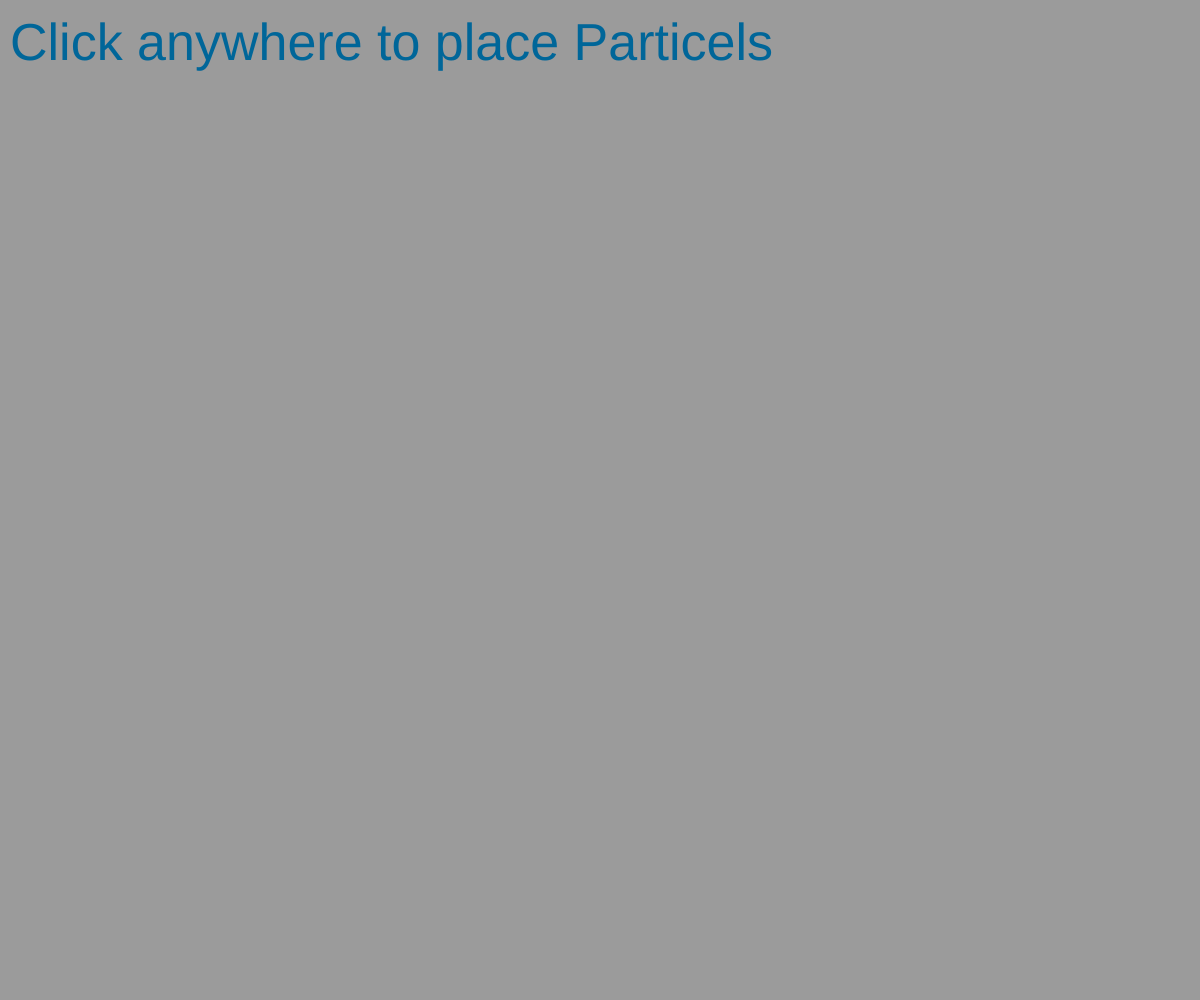
Frame 1 (no input)
Frame 60 (no input): identical to frame 1, image omitted
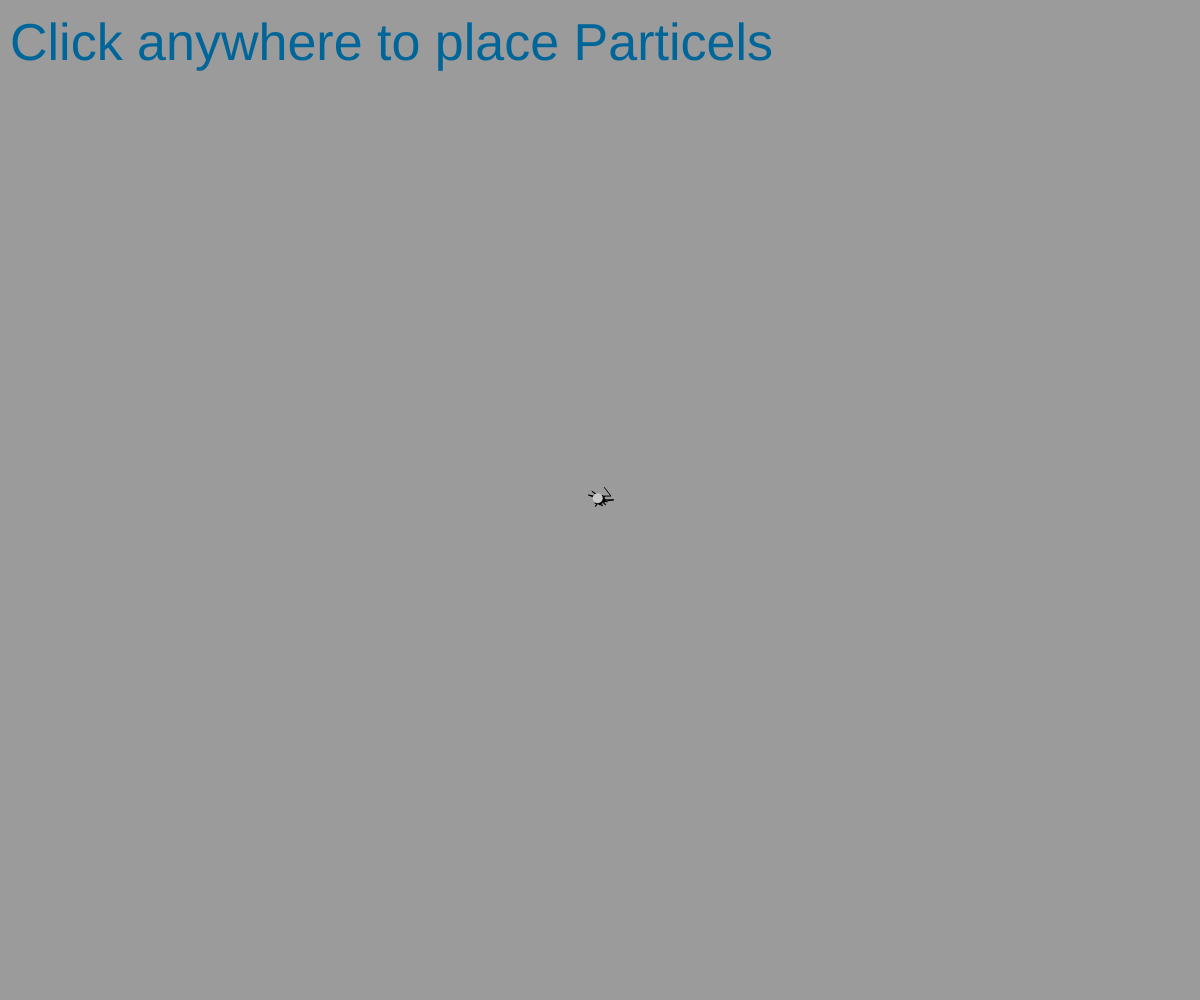
Frame 120 (the mouse pressed at the canvas centre since frame 60)

The p5.js sketch that drew these frames (run headless with seeded random() and noise() and a simulated clock; from frame 60 on, the mouse is pressed at the canvas centre):

// p5.js sketch
// ── sketch.js
let entities = [];

function setup() {
    createCanvas(windowWidth, windowHeight);
    background(0);
}
function windowResized() {
    resizeCanvas(windowWidth, windowHeight);
}

function draw() {
    background(155);
    textSize(52);
    fill(0, 102, 153);
    text("Click anywhere to place Particels", 10, 60);

    for (let i = 0; i < entities.length; i++) {
        entities[i].GetNextStep();
        entities[i].show();
    }
}

function mousePressed() {
    entities.push(
        new Entity(mouseX + random(-20, 20), mouseY + random(-20, 20))
    );
}

class Entity {
    constructor(x, y) {
        this.x = x;
        this.y = y;
        this.history = [];
        let rd = round(random(0, 2));
        //console.log(rd);
        if (rd == 1) {
            this.type = "entity";
        } else {
            this.type = "random_entity";
        }
    }

    GetNextStep() {
        let value = 10;
        let randomnis = 0.3;
        if (this.type == "entity") {
            if (this.x < mouseX)
                this.x += 1 + random(0, value) / (value * randomnis);
            else if (this.x > mouseX)
                this.x -= 1 + random(0, value) / (value * randomnis);
            if (this.y < mouseY)
                this.y += 1 + random(0, value) / (value * randomnis);
            else if (this.y > mouseY)
                this.y -= 1 + random(0, value) / (value * randomnis);
        } else if (this.type == "random_entity") {
            this.x += random(-value, value);
            this.y += random(-value, value);
        }
        //console.log("i am an " + this.type);
        let vector = createVector(this.x, this.y);
        this.history.push(vector);

        if (this.history.length > 100) {
            this.history.splice(0, 1);
        }
        for (let i = 0; i < this.history.length; i++) {
            this.history[i].x += random(-1, 1);
            this.history[i].y += random(-1, 1);
        }
    }
    show() {
        stroke(0);
        beginShape();
        for (let i = 0; i < this.history.length; i++) {
            noFill();
            vertex(this.history[i].x, this.history[i].y);
        }
        endShape();

        noStroke();
        fill(200);
        ellipse(this.x, this.y, 10, 10);
    }
}
